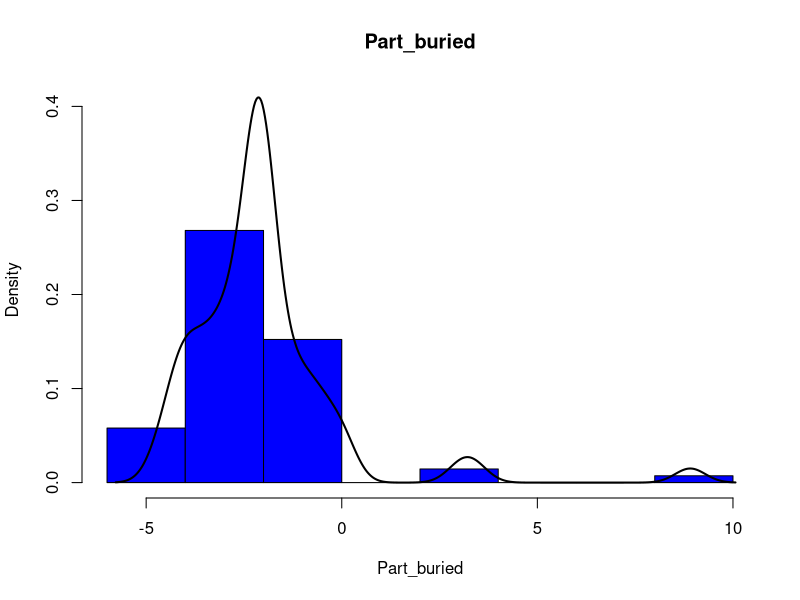
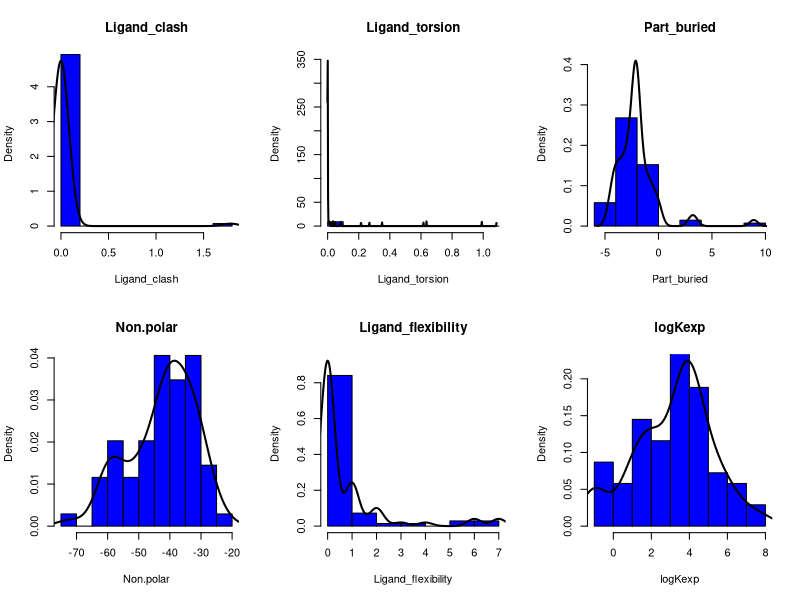
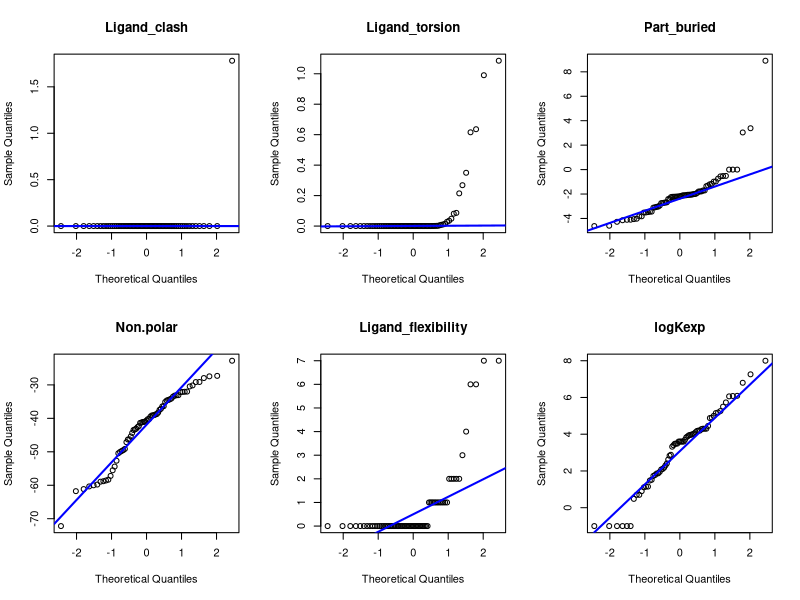
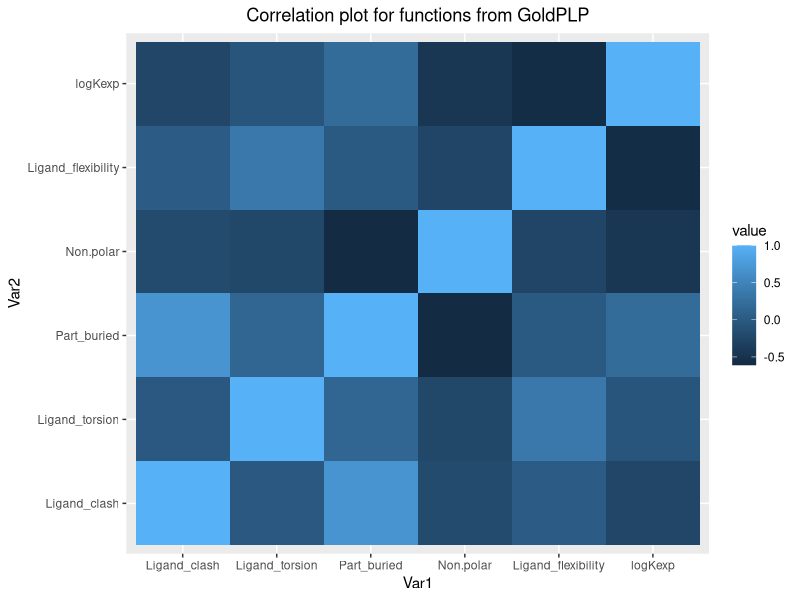
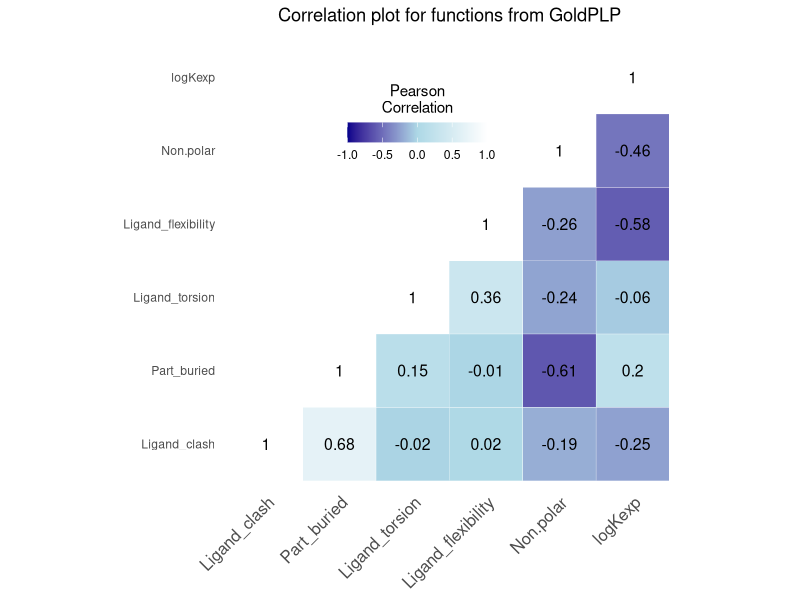
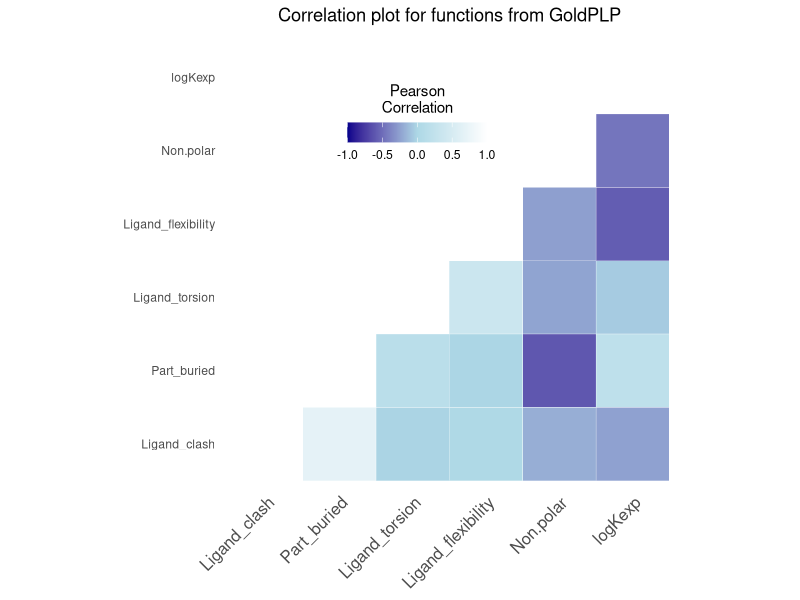

Here is the R script that generated these plots, in order:
## ---- chunk 1
library(tidyverse)
#install.packages("reshape2")
library(reshape2)
library(ggplot2)
# You may have to instal tinytex
#tinytex::install_tinytex()
## ---- chunk 2

get_column_value <- function(d_frame, d_col) {
  # Use get() to retrieve the column by its string name
  # expand to use d_cal being a list
  get(d_col, d_frame)
}


hist_ylims <- function(dens){
  # Get y axis limits for a column from a data frame
  #data = get_column_value(d_frame, d_col)
  ylim = c(min(dens$y), c(max(dens$y)))
  return(ylim)
  }

int_made_even<- function(num){
  # make an int even
  if((num %% 2) != 0) 
    return(num+1)
  else
    return(num)
 }
  

hist_kde <- function(d_frame, d_col){
  # Colored Histogram with KDE line for clarity
  data  = get_column_value(d_frame, d_col )
  dens <- density(data)
  hist(data, main=d_col, xlab = d_col, ylim = (hist_ylims(dens)), col="blue", freq = FALSE)
  lines(dens, lwd = 2,  col = "black")
}

q_q_plot <- function(d_frame, d_col){
  # Generate a quartile quartile plot
  data  = get_column_value(d_frame, d_col )
  qqnorm(data, main = d_col,  pch = 1)
  qqline(data, col = "blue", lwd = 2)
}

multi_plot <- function(d_frame,plot_t){
 # multi plot 
  n_col = ncol(d_frame)
  n_plot = int_made_even(n_col)
  col_names = colnames(d_frame)
  # make plots
  par(mfrow=c(2,(n_plot/2) ))
  for (col in col_names)
    plot_t(d_frame, col)
}

get_upper_tri <- function(mat){
  # split correlation matrix in have retain upper half
  mat[lower.tri(mat)]<- NA
  return(mat)
  }

get_lower_tri <- function(mat){
  # split correlation matrix in have retain upper half
  mat[upper.tri(mat)]<- NA
  return(mat)
}

reorder_cormat <- function(mat){
  # Use correlation between variables as distance
  dd <- as.dist((1-mat)/2)
  hc <- hclust(dd)
  mat <-mat[hc$order, hc$order]
  return(mat)
}

mat_rear <- function(mat){
  mat = round(cor(mat),2)
  mat = reorder_cormat(mat) # order Vars from low to high
  mat = get_upper_tri(mat)
  return(mat)
}

correl_mat_plot <- function(mat, title){
  mat = round(cor(mat),2)
  mat = reorder_cormat(mat) # order Vars from low to high
  mat = get_upper_tri(mat)
  mat = melt(mat, na.rm = TRUE)
  ggplot(data = mat, aes(x = Var2, y = Var1, fill = value))+
    geom_tile(color = "white")+
    scale_fill_gradient2(low = "darkblue", high = "lightblue", mid = "white", 
      midpoint = 0, limit = c(-1,1), space = "Lab", 
      name="Pearson\nCorrelation") +
     theme_minimal()+
    # adds Pearson correlation values
    geom_text(aes(Var2, Var1, label = value), color = "black", size = 4) +
    theme(axis.text.x = element_text(angle = 45, vjust = 1,
      size = 12, hjust = 1)) +
    theme(
      axis.title.x = element_blank(),
      axis.title.y = element_blank()) +
    ggtitle(title) +
    theme(plot.title = element_text(hjust = 0.5)) +
    coord_fixed()
}

correl_mat_plot_2 <- function(mat, title){
  mat = round(cor(mat),2)
  mat = reorder_cormat(mat) # order Vars from low to high
  mat = get_upper_tri(mat)
  mat = melt(mat, na.rm = TRUE)
  ggplot(data = mat, aes(x = Var2, y = Var1, fill = value))+
    geom_tile(color = "white")+
    scale_fill_gradient2(low = "darkblue", high = "white", mid = "lightblue", 
      midpoint = 0, limit = c(-1,1), space = "Lab", 
      name="Pearson\nCorrelation") +
     theme_minimal()+
    # adds Pearson correlation values
    geom_text(aes(Var2, Var1, label = value), color = "black", size = 4) +
    theme(axis.text.x = element_text(angle = 45, vjust = 1,
      size = 12, hjust = 1)) +
    theme(
      axis.title.x = element_blank(),
      axis.title.y = element_blank(),
       panel.grid.major = element_blank(),
      panel.border = element_blank(),
      panel.background = element_blank(),
      axis.ticks = element_blank(),
      legend.justification = c(1, 0),
      legend.position = c(0.6, 0.7),
      legend.direction = "horizontal")+
      guides(fill = guide_colorbar(barwidth = 7, barheight = 1,
                title.position = "top", title.hjust = 0.5))+
    
    ggtitle(title) +
    theme(plot.title = element_text(hjust = 0.5)) +
    coord_fixed()
}


correl_mat_plot_3 <- function(mat, title){
  # no numerical values for correlations
  mat = round(cor(mat),2)
  mat = reorder_cormat(mat) # order Vars from low to high
  mat = get_upper_tri(mat)
  mat = melt(mat, na.rm = TRUE)
  ggplot(data = mat, aes(x = Var2, y = Var1, fill = value))+
    geom_tile(color = "white")+
    scale_fill_gradient2(low = "darkblue", high = "white", mid = "lightblue", 
      midpoint = 0, limit = c(-1,1), space = "Lab", 
      name="Pearson\nCorrelation") +
     theme_minimal()+
    # adds Pearson correlation values
    #geom_text(aes(Var2, Var1, label = value), color = "black", size = 4) +
    theme(axis.text.x = element_text(angle = 45, vjust = 1,
      size = 12, hjust = 1)) +
    theme(
      axis.title.x = element_blank(),
      axis.title.y = element_blank(),
       panel.grid.major = element_blank(),
      panel.border = element_blank(),
      panel.background = element_blank(),
      axis.ticks = element_blank(),
      legend.justification = c(1, 0),
      legend.position = c(0.6, 0.7),
      legend.direction = "horizontal")+
      guides(fill = guide_colorbar(barwidth = 7, barheight = 1,
                title.position = "top", title.hjust = 0.5))+
    
    ggtitle(title) +
    theme(plot.title = element_text(hjust = 0.5)) +
    coord_fixed()
  }
  
## ---- chunk 3
df = read.csv("tab_gold_wt.csv", header = TRUE)
## ---- chunk 4
summary(df)
## ---- chunk 5
 df <- df[-c(1)]
 summary(df)
## ---- chunk 6

hist_kde(df, "Part_buried")
## ---- chunk 7
multi_plot(df, hist_kde)
## ---- chunk 8
multi_plot(df, q_q_plot)

## ---- chunk 9
cor_mat <- round(cor(df),2)
head(cor_mat)
## ---- chunk 10
melted_cor_mat <- melt(cor_mat)
head(melted_cor_mat)
## ---- chunk 11
ggplot(data = melted_cor_mat, aes(x=Var1, y=Var2, fill=value)) + 
  geom_tile() +
  ggtitle("Correlation plot for functions from GoldPLP") +
  theme(plot.title = element_text(hjust = 0.5))
## ---- chunk 12
correl_mat_plot_2(df, "Correlation plot for functions from GoldPLP")
## ---- chunk 13
correl_mat_plot_3(df, "Correlation plot for functions from GoldPLP")
## ---- chunk 14
df_chemplp_score = read.csv("chemplp_score.csv", header = TRUE)
